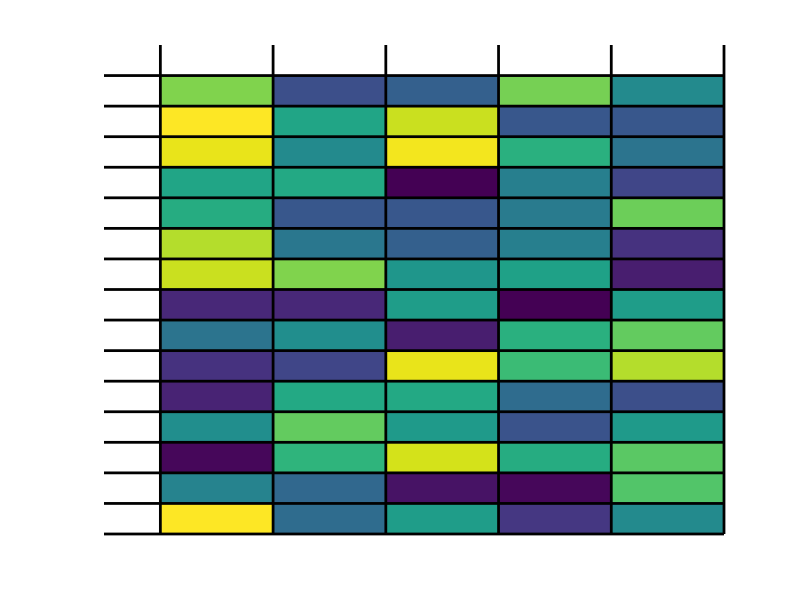

Source code (MATLAB):
column  = 5;
row     = 15;
mat     = rand(row,column);

f = figure;
set(f,'Position',[440 378 420 420]);
pbaspect([1 1 1]);
imagesc(mat);
hold on;
for i_c = 1 : row+1
    plot([0 column+0.5],[i_c-0.5 i_c-0.5],'LineWidth',2,'Color','k');
end

for i_r = 1 : column+1
    plot([i_r-0.5 i_r-0.5],[0-0.5 row+0.5],'LineWidth',2,'Color','k');
end
axis off
% set(gcf,'Color','none');
% set(gca,'Color','none');
% set(gcf,'InvertHardcopy','off')
varlist={'jet';'hot';'bone';'gray';'copper';'cool'};
return
%%

for i_var = 1 : numel(varlist)
    eval(sprintf('colormap(%s)',varlist{i_var}));
    saveas(gcf,sprintf('img_%s',varlist{i_var}),'jpg');
end

%% original
w = [1 1 1];
b = [2	161	255]/255;

cmap = generateColormap([w;b],1,255);
colormap(cmap)